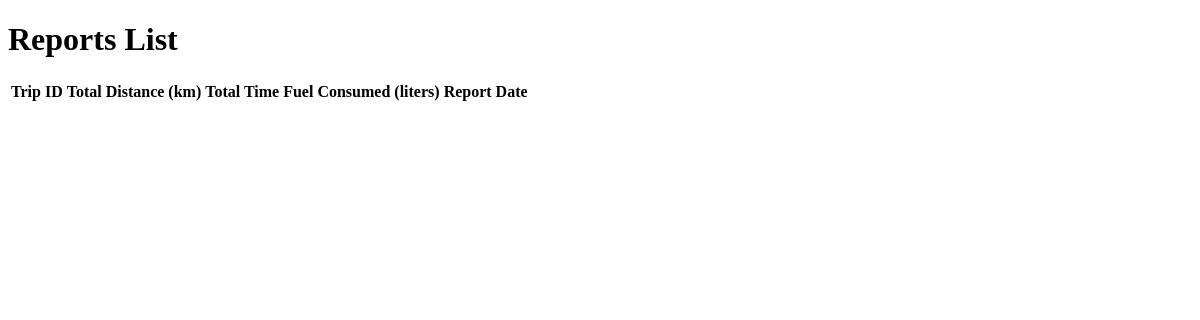
/reports/list/, run on an earlier commit of the app's database.
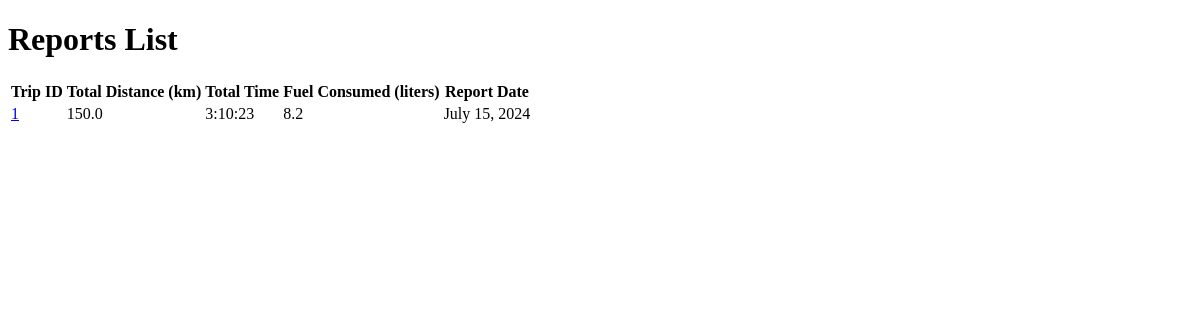
And on a later commit of the database.
### reports/models.py (models this page shows, shortened)
class TripReport(models.Model):
    trip = models.ForeignKey(Trip, on_delete=models.CASCADE)
    total_distance = models.FloatField()
    total_time = models.DurationField()
    fuel_consumed = models.FloatField()  # in liters
    report_date = models.DateField(auto_now_add=True)

### trips/models.py (models this page shows, shortened)
class Trip(models.Model):
    vehicle = models.ForeignKey(Vehicle, on_delete=models.CASCADE)
    destination = models.CharField(max_length=100)
    start_time = models.DateTimeField()
    end_time = models.DateTimeField(null=True, blank=True)
    distance = models.FloatField(help_text="Distance in kilometers")
    driver_name = models.CharField(max_length=50)

### reports/views.py (the view)
def report_list(request):
    reports = TripReport.objects.all()
    return render(request, 'reports/report_list.html', {'reports': reports})

### reports/templates/reports/report_list.html (shortened to what this page needs)
<!DOCTYPE html>
<html lang="en">
<head>
</head>
<body>
    <h1>Reports List</h1>
    <table>
        <thead>
            <tr>
                <th>Trip ID</th>
                <th>Total Distance (km)</th>
                <th>Total Time</th>
                <th>Fuel Consumed (liters)</th>
                <th>Report Date</th>
            </tr>
        </thead>
        <tbody>
            {% for report in reports %}
            <tr>
                <td><a href="{% url 'report_detail' report.id %}">{{ report.trip.id }}</a></td>
                <td>{{ report.total_distance }}</td>
                <td>{{ report.total_time }}</td>
                <td>{{ report.fuel_consumed }}</td>
                <td>{{ report.report_date }}</td>
            </tr>
            {% endfor %}
        </tbody>
    </table>
</body>
</html>

What changed in the data, as far as the page shows it:
added TripReport: trip.id "1", total_distance "150.0", total_time "3:10:23", fuel_consumed "8.2", report_date "July 15, 2024"
